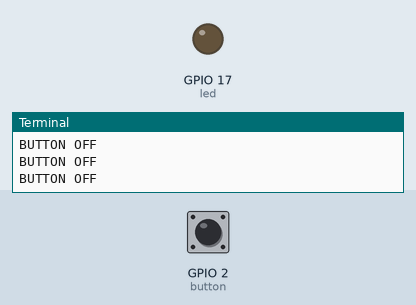
Simulated run of this program. Board: Raspberry Pi (BCM pin numbers). On the bench: output pins drawn as LEDs (lit = HIGH), the last lines printed to the terminal. The test bench sets the inputs (shaded band); at power-on: GPIO 2 (button) HIGH.

Above: at 1.2 s.
1.3 s: GPIO 2 (button) pulled LOW for 0.15 s
At 1.4 s:
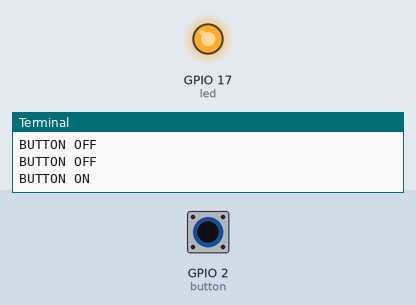
3.0 s: GPIO 2 (button) pulled LOW for 3.2 s
At 7.6 s:
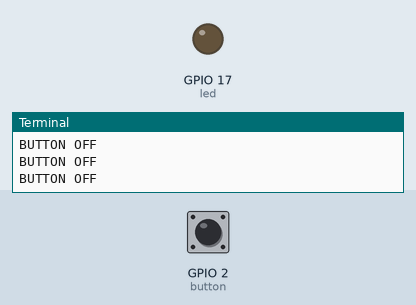
Timing chart, 0 to 9.1 s (numbered marks = the images above; inputs shaded):
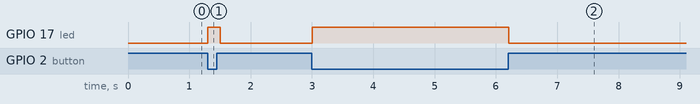

Measured:
- after the input at 1.3 s, GPIO 17 (led): LOW → HIGH at once, → LOW 0.20 s later
- after the input at 3.0 s, GPIO 17 (led): LOW → HIGH at once, → LOW 3.2 s later

The program:

polling.py
```python
from gpiozero import LED, Button
from time import sleep

led = LED(17)
button = Button(2)

try:
	while True:
		if button.is_pressed:
			led.on()
			print("BUTTON ON")

		else:
			led.off()
			print("BUTTON OFF")

		sleep(0.1)

except KeyboardInterrupt:
	led.close()
	print("\nprogram exit")
```
